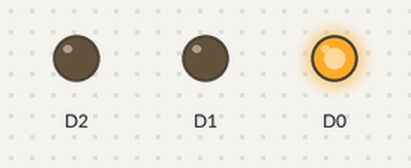
Simulated run of this sketch. Board: ESP8266 (NodeMCU). Shown: output pins drawn as LEDs (lit = HIGH).

Above: at 0.2 s.
At 1.2 s:
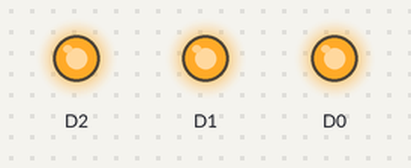
At 3.7 s:
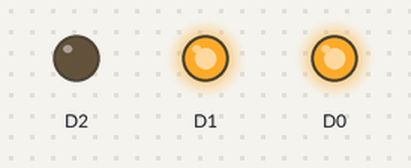
At 5.7 s:
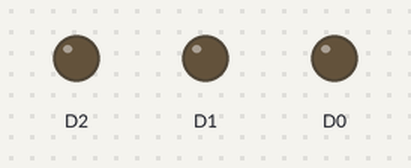
Timing chart, 0 to 6.9 s (numbered marks = the images above):
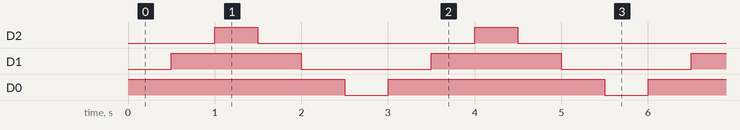

The sketch:

light_series.ino
```cpp
void setup() {
  pinMode(D0, OUTPUT);
  pinMode(D1, OUTPUT);
  pinMode(D2, OUTPUT);
}

void loop() {
  digitalWrite(D0, HIGH);
  delay(500);
  digitalWrite(D1, HIGH);
  delay(500);
  digitalWrite(D2, HIGH);
  delay(500);
  digitalWrite(D2, LOW);
  delay(500);
  digitalWrite(D1, LOW);
  delay(500);
  digitalWrite(D0, LOW);
  delay(500);
}
```

Measured:
- by itself, D2: alternates HIGH for 0.50 s and LOW for 2.5 s
- by itself, D1: alternates HIGH for 1.5 s and LOW for 1.5 s
- by itself, D0: alternates HIGH for 2.5 s and LOW for 0.50 s
